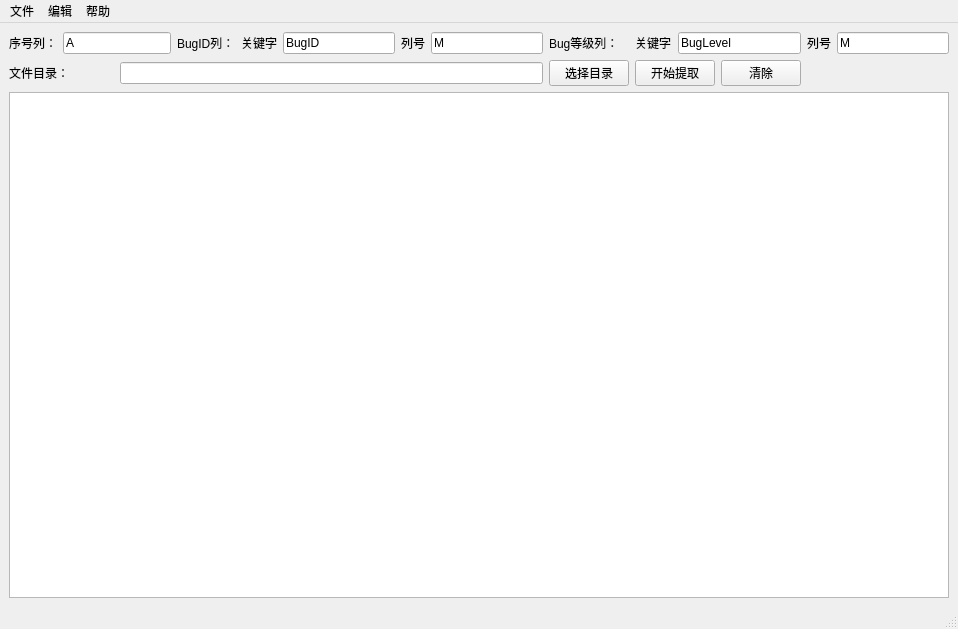
<?xml version="1.0" encoding="UTF-8"?>
<ui version="4.0">
 <class>MainWindow</class>
 <widget class="QMainWindow" name="MainWindow">
  <property name="geometry">
   <rect>
    <x>0</x>
    <y>0</y>
    <width>958</width>
    <height>629</height>
   </rect>
  </property>
  <property name="windowTitle">
   <string>MainWindow</string>
  </property>
  <widget class="QWidget" name="centralwidget">
   <layout class="QGridLayout" name="gridLayout">
    <item row="0" column="0">
     <widget class="QLabel" name="lblIndex">
      <property name="text">
       <string>序号列：</string>
      </property>
     </widget>
    </item>
    <item row="0" column="1" colspan="2">
     <widget class="QLineEdit" name="lineEditIndexX">
      <property name="text">
       <string>A</string>
      </property>
     </widget>
    </item>
    <item row="0" column="3">
     <widget class="QLabel" name="lblIndex_2">
      <property name="text">
       <string>BugID列：</string>
      </property>
     </widget>
    </item>
    <item row="0" column="4">
     <widget class="QLabel" name="lblIndex_3">
      <property name="text">
       <string>关键字</string>
      </property>
     </widget>
    </item>
    <item row="0" column="5">
     <widget class="QLineEdit" name="lineEditBugIdKeyWord">
      <property name="text">
       <string>BugID</string>
      </property>
     </widget>
    </item>
    <item row="0" column="6">
     <widget class="QLabel" name="lblIndex_4">
      <property name="text">
       <string>列号</string>
      </property>
     </widget>
    </item>
    <item row="0" column="7">
     <widget class="QLineEdit" name="lineEditBugIdX">
      <property name="text">
       <string>M</string>
      </property>
     </widget>
    </item>
    <item row="0" column="8">
     <widget class="QLabel" name="lblIndex_5">
      <property name="text">
       <string>Bug等级列：</string>
      </property>
     </widget>
    </item>
    <item row="0" column="9">
     <widget class="QLabel" name="lblIndex_6">
      <property name="text">
       <string>关键字</string>
      </property>
     </widget>
    </item>
    <item row="0" column="10" colspan="2">
     <widget class="QLineEdit" name="lineEditBugLevelKeyWord">
      <property name="text">
       <string>BugLevel</string>
      </property>
     </widget>
    </item>
    <item row="0" column="12">
     <widget class="QLabel" name="lblIndex_7">
      <property name="text">
       <string>列号</string>
      </property>
     </widget>
    </item>
    <item row="0" column="13">
     <widget class="QLineEdit" name="lineEditBugLevelX">
      <property name="text">
       <string>M</string>
      </property>
     </widget>
    </item>
    <item row="1" column="0" colspan="2">
     <widget class="QLabel" name="lblIndex_8">
      <property name="text">
       <string>文件目录：</string>
      </property>
     </widget>
    </item>
    <item row="1" column="2" colspan="6">
     <widget class="QLineEdit" name="lineEditDir">
      <property name="text">
       <string/>
      </property>
     </widget>
    </item>
    <item row="1" column="8">
     <widget class="QPushButton" name="btnSelectDir">
      <property name="text">
       <string>选择目录</string>
      </property>
     </widget>
    </item>
    <item row="1" column="9" colspan="2">
     <widget class="QPushButton" name="btnStart">
      <property name="text">
       <string>开始提取</string>
      </property>
     </widget>
    </item>
    <item row="1" column="11">
     <widget class="QPushButton" name="btnClearData">
      <property name="text">
       <string>清除</string>
      </property>
     </widget>
    </item>
    <item row="2" column="0" colspan="14">
     <widget class="QTextBrowser" name="textBrowser"/>
    </item>
   </layout>
  </widget>
  <widget class="QMenuBar" name="menubar">
   <property name="geometry">
    <rect>
     <x>0</x>
     <y>0</y>
     <width>958</width>
     <height>22</height>
    </rect>
   </property>
   <widget class="QMenu" name="menu">
    <property name="title">
     <string>文件</string>
    </property>
   </widget>
   <widget class="QMenu" name="menu_2">
    <property name="title">
     <string>编辑</string>
    </property>
   </widget>
   <widget class="QMenu" name="menu_3">
    <property name="title">
     <string>帮助</string>
    </property>
    <addaction name="actionAbout"/>
   </widget>
   <addaction name="menu"/>
   <addaction name="menu_2"/>
   <addaction name="menu_3"/>
  </widget>
  <widget class="QStatusBar" name="statusbar"/>
  <action name="actionAbout">
   <property name="text">
    <string>关于</string>
   </property>
   <property name="toolTip">
    <string>关于</string>
   </property>
  </action>
 </widget>
 <resources/>
 <connections/>
</ui>
